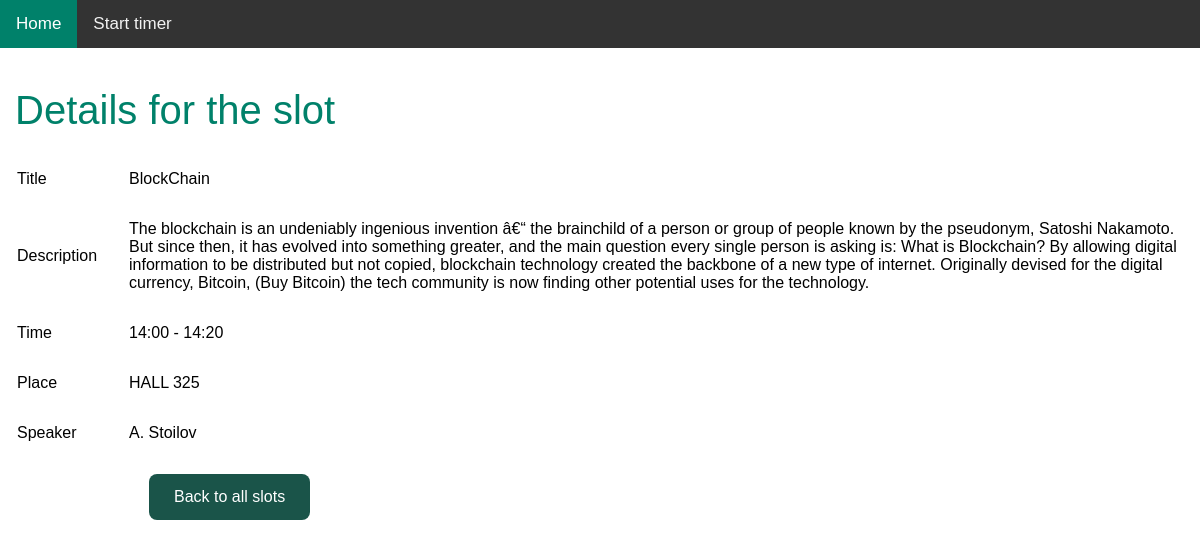
Screenshot of /read_one.php?id=3 with the database file from the repository.
### tables this page shows
CREATE TABLE `slots` (
  `id` int(11) NOT NULL,
  `title` varchar(128) NOT NULL,
  `description` text NOT NULL,
  `time` varchar(128) NOT NULL,
  `place` varchar(128) NOT NULL,
  `speaker` varchar(128) NOT NULL,
  `created` datetime NOT NULL,
  `modified` timestamp NOT NULL DEFAULT CURRENT_TIMESTAMP ON UPDATE CURRENT_TIMESTAMP
);

### read_one.php (the view, shortened to what this page needs)
<!DOCTYPE HTML>
<html>
<head>
    <link rel="stylesheet" href="style.css" />
</head>
<body>
    <div class="container">
    <div class="topnav">
                <a class="active" href="index.php">Home</a>
                <a href="timer.php">Start timer</a>
    </div>
        <div class="page-header">
            <h1>Details for the slot</h1>
        </div>
        <?php
$id=isset($_GET['id']) ? $_GET['id'] : die('ERROR: Record ID not found.');
include 'config/database.php';
try {
    $query = "SELECT id, title, description, time, place, speaker FROM slots WHERE id = ? LIMIT 0,1";
    $stmt = $con->prepare( $query );
    $stmt->bindParam(1, $id);
    $stmt->execute();
    $row = $stmt->fetch(PDO::FETCH_ASSOC);
    $title = $row['title'];
    $description = $row['description'];
    $time = $row['time'];
    $place = $row['place'];
    $speaker = $row['speaker'];
}
catch(PDOException $exception){
    die('ERROR: ' . $exception->getMessage());
}
?>
<table class='table '>
    <tr>
        <td>Title</td>
        <td><?php echo htmlspecialchars($title, ENT_QUOTES);  ?></td>
    </tr>
    <tr>
        <td>Description</td>
        <td><?php echo htmlspecialchars($description, ENT_QUOTES);  ?></td>
    </tr>
    <tr>
        <td>Time</td>
        <td><?php echo htmlspecialchars($time, ENT_QUOTES);  ?></td>
    </tr>
    <tr>
        <td>Place</td>
        <td><?php echo htmlspecialchars($place, ENT_QUOTES);  ?></td>
    </tr>
    <tr>
        <td>Speaker</td>
        <td><?php echo htmlspecialchars($speaker, ENT_QUOTES);  ?></td>
    </tr>
    <tr>
        <td></td>
        <td>
            <a href='index.php' class='btn btn-back'>Back to all slots</a>
        </td>
    </tr>
</table>
    </div>
</body>
</html>

### style.css (style rules this page uses)
body { font-family: sans-serif; font-weight: 100; margin: 0px; }
.topnav { background-color: #333; overflow: hidden; }
.topnav a { float: left; color: #f2f2f2; text-align: center; padding: 14px 16px; text-decoration: none; font-size: 17px; }
.topnav a.active { background-color:#00816A; color: white; }
h1, h3 { margin-left: 15px !important; color: #00816A; font-weight: 100; font-size: 40px; margin: 40px 0px 20px; }
th, td { padding: 15px; text-align: left; }
.btn { border: none; display: inline-block; background-color:#00816A; color: #FFFFFF; padding: 14px 25px; text-align: center; text-decoration: none; font-size: 16px; margin-left: 20px; opacity: 0.9; border-radius: 8px; }
.btn-back { background-color:#024236; }
* { box-sizing: border-box; }

### rows the page displays
slots: title "BlockChain", description "The blockchain is an undeniably ingenious invention â€“ the brainchild of a person or group of people known by the pseudonym, Satoshi Nakamoto. But since then, it has evolved into something greater, and the main question every single person is asking is: What is Blockchain? By allowing digital information to be distributed but not copied, blockchain technology created the backbone of a new type of internet. Originally devised for the digital currency, Bitcoin, (Buy Bitcoin) the tech community is now finding other potential uses for the technology.", time "14:00 - 14:20", place "HALL 325", speaker "A. Stoilov"
